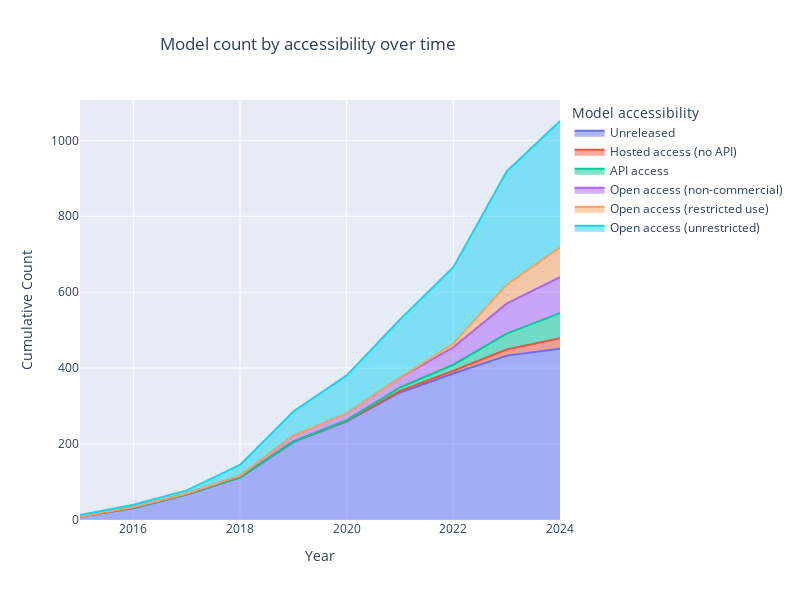

Notebook code for this chart:
### Code cell
# Get counts of all models by year and model accessibility
# Only include 2015 and later because older models are rare
access_counts = access_df.loc[access_df['Year'] >= 2015].groupby(['Year', 'Model accessibility']).size().reset_index(name='Count')

cumulative_access_counts = get_cumulative_counts(access_counts)

# Cumulative area chart
fig = px.area(cumulative_access_counts, x='Year', y='Cumulative for status', color='Model accessibility', line_group='Model accessibility',
              labels={'Cumulative for status': 'Cumulative Count', 'Year': 'Year'},
              title='Model count by accessibility over time')

fig.update_layout(
    autosize=False,
    width=800,
    height=600,
    title_x=0.2,
)

# save_plot(fig, results_dir, f'cumulative_model_count_by_accessibility')

fig.show()

### Figure 1 — Plotly figure (JSON) as saved in the notebook; plotly's stock layout.template omitted (floating-point values rounded to 4 significant figures)
{"data": [{"fillpattern": {"shape": ""}, "hovertemplate": "Model accessibility=Unreleased<br>Year=%{x}<br>Cumulative Count=%{y}<extra></extra>", "legendgroup": "Unreleased", "line": {"color": "#636efa"}, "marker": {"symbol": "circle"}, "mode": "lines", "name": "Unreleased", "orientation": "v", "showlegend": true, "stackgroup": "1", "type": "scatter", "x": [2015, 2016, 2017, 2018, 2019, 2020, 2021, 2022, 2023, 2024], "xaxis": "x", "y": [9, 31, 67, 112, 205, 260, 336, 386, 433, 451], "yaxis": "y"}, {"fillpattern": {"shape": ""}, "hovertemplate": "Model accessibility=Hosted access (no API)<br>Year=%{x}<br>Cumulative Count=%{y}<extra></extra>", "legendgroup": "Hosted access (no API)", "line": {"color": "#EF553B"}, "marker": {"symbol": "circle"}, "mode": "lines", "name": "Hosted access (no API)", "orientation": "v", "showlegend": true, "stackgroup": "1", "type": "scatter", "x": [2015, 2016, 2017, 2018, 2019, 2020, 2021, 2022, 2023, 2024], "xaxis": "x", "y": [0, 1, 1, 1, 2, 2, 4, 7, 16, 28], "yaxis": "y"}, {"fillpattern": {"shape": ""}, "hovertemplate": "Model accessibility=API access<br>Year=%{x}<br>Cumulative Count=%{y}<extra></extra>", "legendgroup": "API access", "line": {"color": "#00cc96"}, "marker": {"symbol": "circle"}, "mode": "lines", "name": "API access", "orientation": "v", "showlegend": true, "stackgroup": "1", "type": "scatter", "x": [2015, 2016, 2017, 2018, 2019, 2020, 2021, 2022, 2023, 2024], "xaxis": "x", "y": [0, 0, 0, 0, 0, 1, 9, 16, 42, 66], "yaxis": "y"}, {"fillpattern": {"shape": ""}, "hovertemplate": "Model accessibility=Open access (non-commercial)<br>Year=%{x}<br>Cumulative Count=%{y}<extra></extra>", "legendgroup": "Open access (non-commercial)", "line": {"color": "#ab63fa"}, "marker": {"symbol": "circle"}, "mode": "lines", "name": "Open access (non-commercial)", "orientation": "v", "showlegend": true, "stackgroup": "1", "type": "scatter", "x": [2015, 2016, 2017, 2018, 2019, 2020, 2021, 2022, 2023, 2024], "xaxis": "x", "y": [0, 2, 2, 4, 15, 18, 26, 46, 79, 95], "yaxis": "y"}, {"fillpattern": {"shape": ""}, "hovertemplate": "Model accessibility=Open access (restricted use)<br>Year=%{x}<br>Cumulative Count=%{y}<extra></extra>", "legendgroup": "Open access (restricted use)", "line": {"color": "#FFA15A"}, "marker": {"symbol": "circle"}, "mode": "lines", "name": "Open access (restricted use)", "orientation": "v", "showlegend": true, "stackgroup": "1", "type": "scatter", "x": [2015, 2016, 2017, 2018, 2019, 2020, 2021, 2022, 2023, 2024], "xaxis": "x", "y": [0, 0, 0, 0, 0, 0, 0, 10, 50, 78], "yaxis": "y"}, {"fillpattern": {"shape": ""}, "hovertemplate": "Model accessibility=Open access (unrestricted)<br>Year=%{x}<br>Cumulative Count=%{y}<extra></extra>", "legendgroup": "Open access (unrestricted)", "line": {"color": "#19d3f3"}, "marker": {"symbol": "circle"}, "mode": "lines", "name": "Open access (unrestricted)", "orientation": "v", "showlegend": true, "stackgroup": "1", "type": "scatter", "x": [2015, 2016, 2017, 2018, 2019, 2020, 2021, 2022, 2023, 2024], "xaxis": "x", "y": [4, 6, 8, 28, 64, 100, 153, 201, 298, 333], "yaxis": "y"}], "layout": {"autosize": false, "height": 600, "legend": {"title": {"text": "Model accessibility"}, "tracegroupgap": 0}, "title": {"text": "Model count by accessibility over time", "x": 0.2}, "width": 800, "xaxis": {"anchor": "y", "domain": [0, 1], "title": {"text": "Year"}}, "yaxis": {"anchor": "x", "domain": [0, 1], "title": {"text": "Cumulative Count"}}}}
